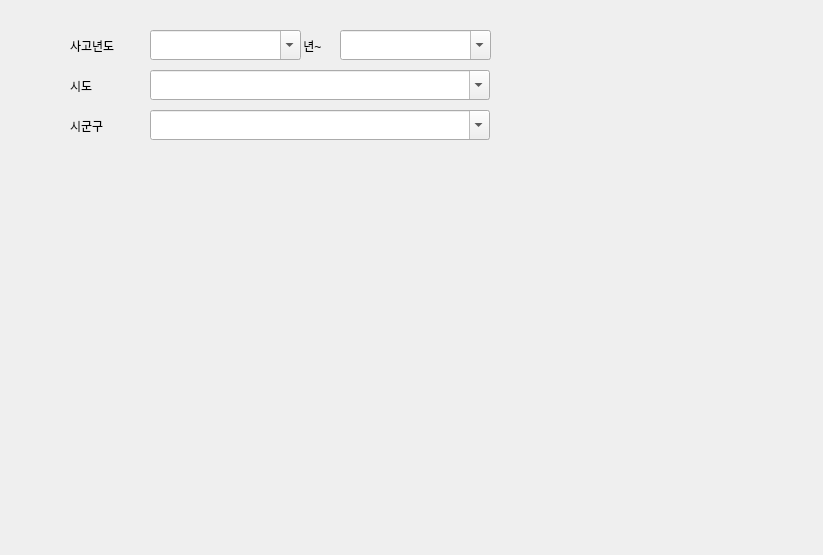
<?xml version="1.0" encoding="UTF-8"?>
<ui version="4.0">
 <class>Dialog</class>
 <widget class="QDialog" name="Dialog">
  <property name="geometry">
   <rect>
    <x>0</x>
    <y>0</y>
    <width>823</width>
    <height>555</height>
   </rect>
  </property>
  <property name="windowTitle">
   <string>Dialog</string>
  </property>
  <widget class="QLabel" name="label">
   <property name="geometry">
    <rect>
     <x>70</x>
     <y>30</y>
     <width>91</width>
     <height>31</height>
    </rect>
   </property>
   <property name="text">
    <string>사고년도</string>
   </property>
  </widget>
  <widget class="QLabel" name="label_2">
   <property name="geometry">
    <rect>
     <x>70</x>
     <y>70</y>
     <width>91</width>
     <height>31</height>
    </rect>
   </property>
   <property name="text">
    <string>시도</string>
   </property>
  </widget>
  <widget class="QLabel" name="label_3">
   <property name="geometry">
    <rect>
     <x>70</x>
     <y>110</y>
     <width>91</width>
     <height>31</height>
    </rect>
   </property>
   <property name="text">
    <string>시군구</string>
   </property>
  </widget>
  <widget class="QComboBox" name="startYear">
   <property name="geometry">
    <rect>
     <x>150</x>
     <y>30</y>
     <width>151</width>
     <height>30</height>
    </rect>
   </property>
   <property name="editable">
    <bool>true</bool>
   </property>
  </widget>
  <widget class="QLabel" name="label_4">
   <property name="geometry">
    <rect>
     <x>300</x>
     <y>30</y>
     <width>91</width>
     <height>31</height>
    </rect>
   </property>
   <property name="text">
    <string> 년~</string>
   </property>
  </widget>
  <widget class="QComboBox" name="endYear">
   <property name="geometry">
    <rect>
     <x>340</x>
     <y>30</y>
     <width>151</width>
     <height>30</height>
    </rect>
   </property>
   <property name="editable">
    <bool>true</bool>
   </property>
  </widget>
  <widget class="QComboBox" name="sido">
   <property name="geometry">
    <rect>
     <x>150</x>
     <y>70</y>
     <width>340</width>
     <height>30</height>
    </rect>
   </property>
   <property name="editable">
    <bool>true</bool>
   </property>
  </widget>
  <widget class="QComboBox" name="sigungu">
   <property name="geometry">
    <rect>
     <x>150</x>
     <y>110</y>
     <width>340</width>
     <height>30</height>
    </rect>
   </property>
   <property name="editable">
    <bool>true</bool>
   </property>
  </widget>
 </widget>
 <resources/>
 <connections/>
</ui>
